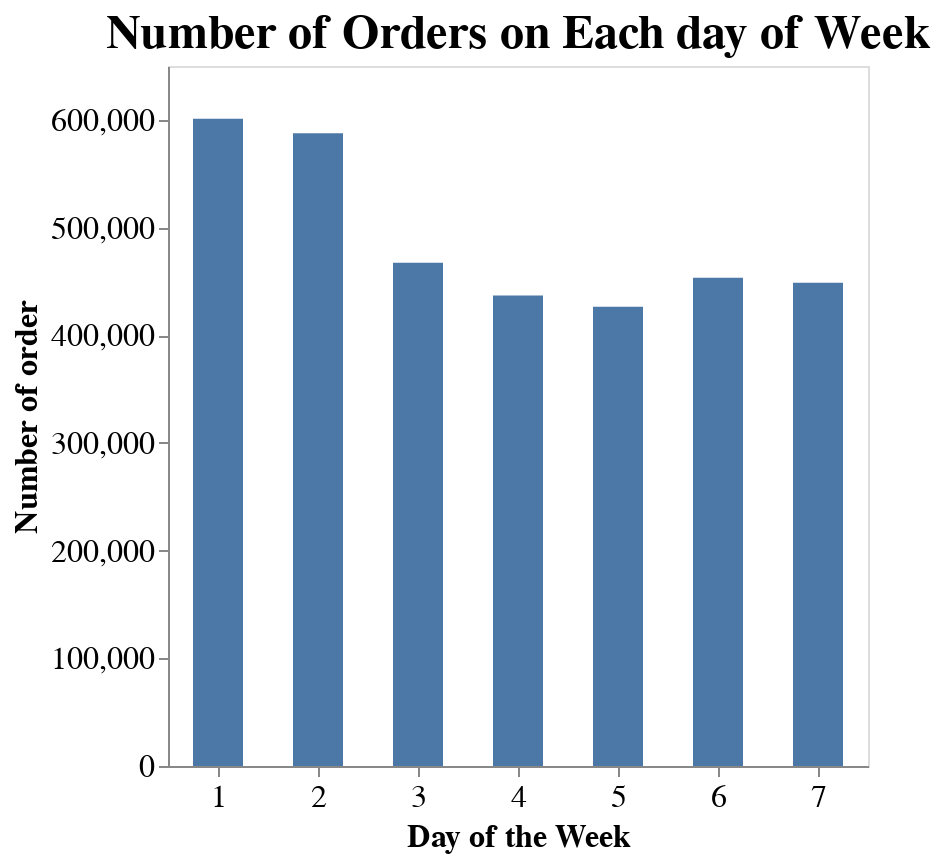

Notebook source saved alongside this figure:
### Code cell
n = alt.Chart(count, height = 350, width = 350,title = 'Number of Orders on Each day of Week').mark_bar(size=25).encode(
    x='i',
    y='order_number'
).configure_axis(
    labelFontSize=16,
    titleFontSize=16,
    grid = False
).configure_title(fontSize=24)


n.encoding.y.title = 'Number of order'
n.encoding.x.title = 'Day of the Week'

n

### Figure 1 — Vega-Lite specification as saved in the notebook (floating-point values rounded to 4 significant figures)
{"config": {"view": {"continuousWidth": 400, "continuousHeight": 300}, "axis": {"grid": false, "labelFontSize": 16, "titleFontSize": 16}, "title": {"fontSize": 24}}, "data": {"name": "data-d2281a6acd22ffb65e9929fabc9197c9"}, "mark": {"type": "bar", "size": 25}, "encoding": {"x": {"type": "quantitative", "field": "i", "title": "Day of the Week"}, "y": {"type": "quantitative", "field": "order_number", "title": "Number of order"}}, "height": 350, "title": "Number of Orders on Each day of Week", "width": 350, "$schema": "https://vega.github.io/schema/vega-lite/v4.0.0.json", "datasets": {"data-d2281a6acd22ffb65e9929fabc9197c9": [{"order_number": 600905, "i": 1}, {"order_number": 587478, "i": 2}, {"order_number": 467260, "i": 3}, {"order_number": 436972, "i": 4}, {"order_number": 426339, "i": 5}, {"order_number": 453368, "i": 6}, {"order_number": 448761, "i": 7}]}}
